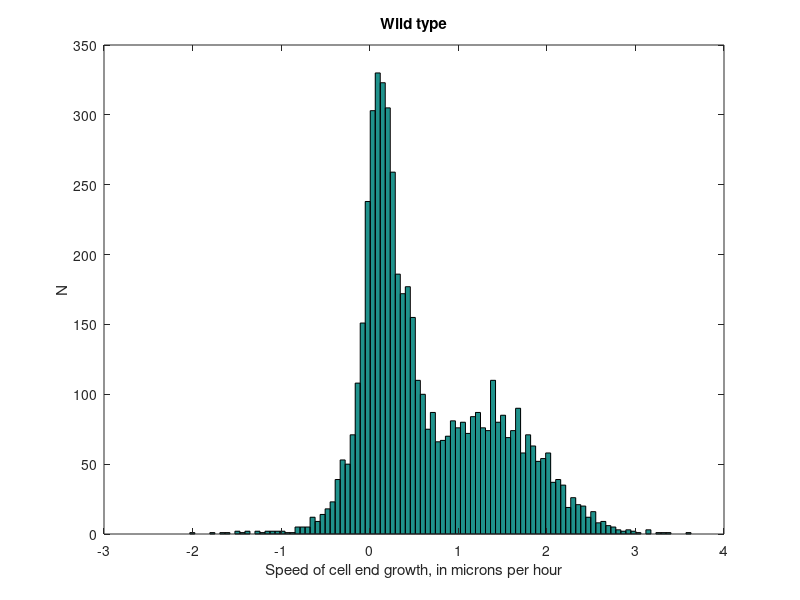
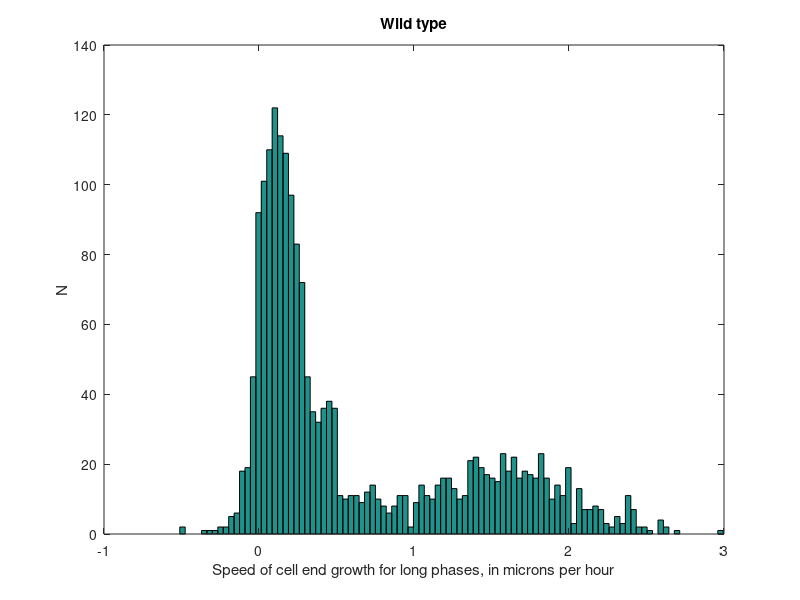
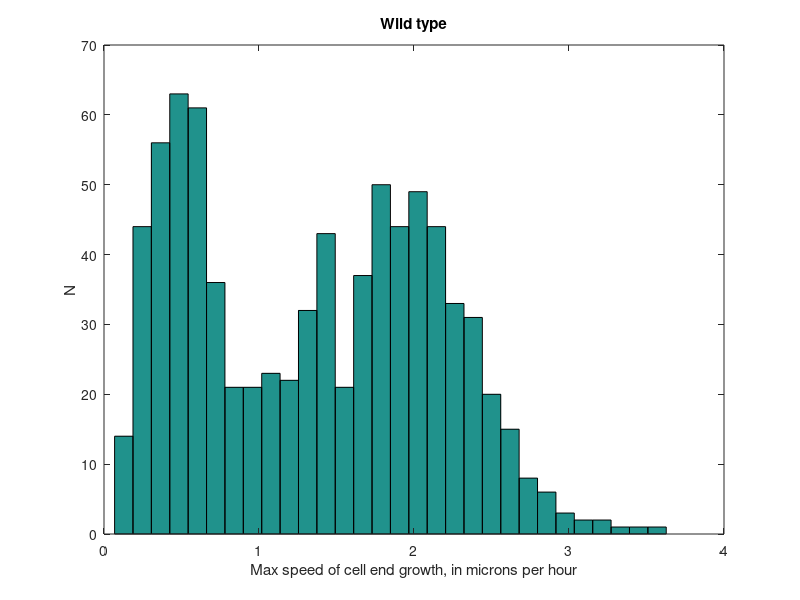

The MATLAB source for these figures, in order:
%% The task of the program is to plot the distribution of growth speeds
close all;
clear;
%% -----------
PhaseLenThres = 10;  % Phase to be considered are longer than this threshold
PhLenThresMax = 5;  % Minimal length of phase for cell max growth speed
%% -----------
load('Dynamics.mat');

Speeds = [];
Speeds_LongPhases = [];
MaxSpeeds = [];     % Max speed per cell end
MedSpeeds = [];
CellMaxSpeed = [];  % Max speed per cell
MaxSpeeds_LongPhases = [];
% !!! The results of the two cell ends are put together, as if the two cell
% !!! ends were independent
for i_cell = 1:length(Dynamics)     % Loop on the cells
    % If there is no info for this cell
    if isempty(Dynamics{i_cell})
        continue
    end
    MaxSpeedEnds = [];
    for i_end = 1:length(Dynamics{i_cell})        
        if isempty(Dynamics{i_cell}{i_end}) % If there is no info for this cell end
            continue
        end
        D = Dynamics{i_cell}{i_end};
        % 
        Speeds = [Speeds; D(:,3)];
        MaxSpeeds = [MaxSpeeds; max(D(:,3))];
        MedSpeeds = [MedSpeeds; median(D(:,3))];
        [Val, Pos] = max(D(:,3));
        MaxSpeedEnds = [MaxSpeedEnds; Val, D(Pos,2) - D(Pos,1)]; % Save the value of the speed and the length of the corresponding phase
        %% Distribution of speeds for phases longer than threshold
        for i_ph = 1:size(D,1)
            if D(i_ph, 2) - D(i_ph, 1) > PhaseLenThres
                Speeds_LongPhases = [Speeds_LongPhases; D(i_ph,3)];
            end
        end
        %% Distribution of max growth speeds for phases longer than threshold
        MaxLong = 0;
        for i_ph = 1:size(D,1)
            if D(i_ph, 2) - D(i_ph, 1) > PhLenThresMax                
            	MaxLong = max(MaxLong, D(i_ph,3));
            end
        end       
        MaxSpeeds_LongPhases = [MaxSpeeds_LongPhases; MaxLong];
    end    
    [Val, Pos] = max(MaxSpeedEnds(:,1));
    CellMaxSpeed = [CellMaxSpeed; MaxSpeedEnds(Pos, :), i_cell];
end
%% Take off NaN values
Speeds(isnan(Speeds)) = [];
Speeds_LongPhases(isnan(Speeds_LongPhases)) = [];
MedSpeeds(isnan(MedSpeeds)) = [];
%% Take off negative values
% Speeds(Speeds < 0) = [];
% MaxSpeeds(MaxSpeeds < 0) = [];
% MedSpeeds(MedSpeeds < 0) = [];
%% Conversion from pixels into microns
Speeds = Speeds * 0.0707; 
Speeds_LongPhases = Speeds_LongPhases * 0.0707; 
MaxSpeeds = MaxSpeeds * 0.0707; 
MedSpeeds = MedSpeeds * 0.0707; 
CellMaxSpeed(:,1) = CellMaxSpeed(:,1) * 0.0707;
MaxSpeeds_LongPhases = MaxSpeeds_LongPhases * 0.0707;
%% Conversion from speed per 3 minutes into speed per hour
Speeds = Speeds * 20; 
Speeds_LongPhases = Speeds_LongPhases * 20; 
MaxSpeeds = MaxSpeeds * 20; 
MedSpeeds = MedSpeeds * 20;
CellMaxSpeed(:,1) = CellMaxSpeed(:,1) * 20;
MaxSpeeds_LongPhases = MaxSpeeds_LongPhases * 20;
%% Visualisation
figure,
hist(Speeds, 100);
xlabel('Speed of cell end growth, in microns per hour');
ylabel('N');
title('Wild type');

figure,
hist(Speeds_LongPhases, 100);
xlabel('Speed of cell end growth for long phases, in microns per hour');
ylabel('N');
title('Wild type');

figure,
hist(MaxSpeeds, 30);
xlabel('Max speed of cell end growth, in microns per hour');
ylabel('N');
title('Wild type');

% figure,
% hist(MedSpeeds, 50);
% xlabel('Median speed of cell end growth, in microns per hour');
% ylabel('N');
% title('Wild type');